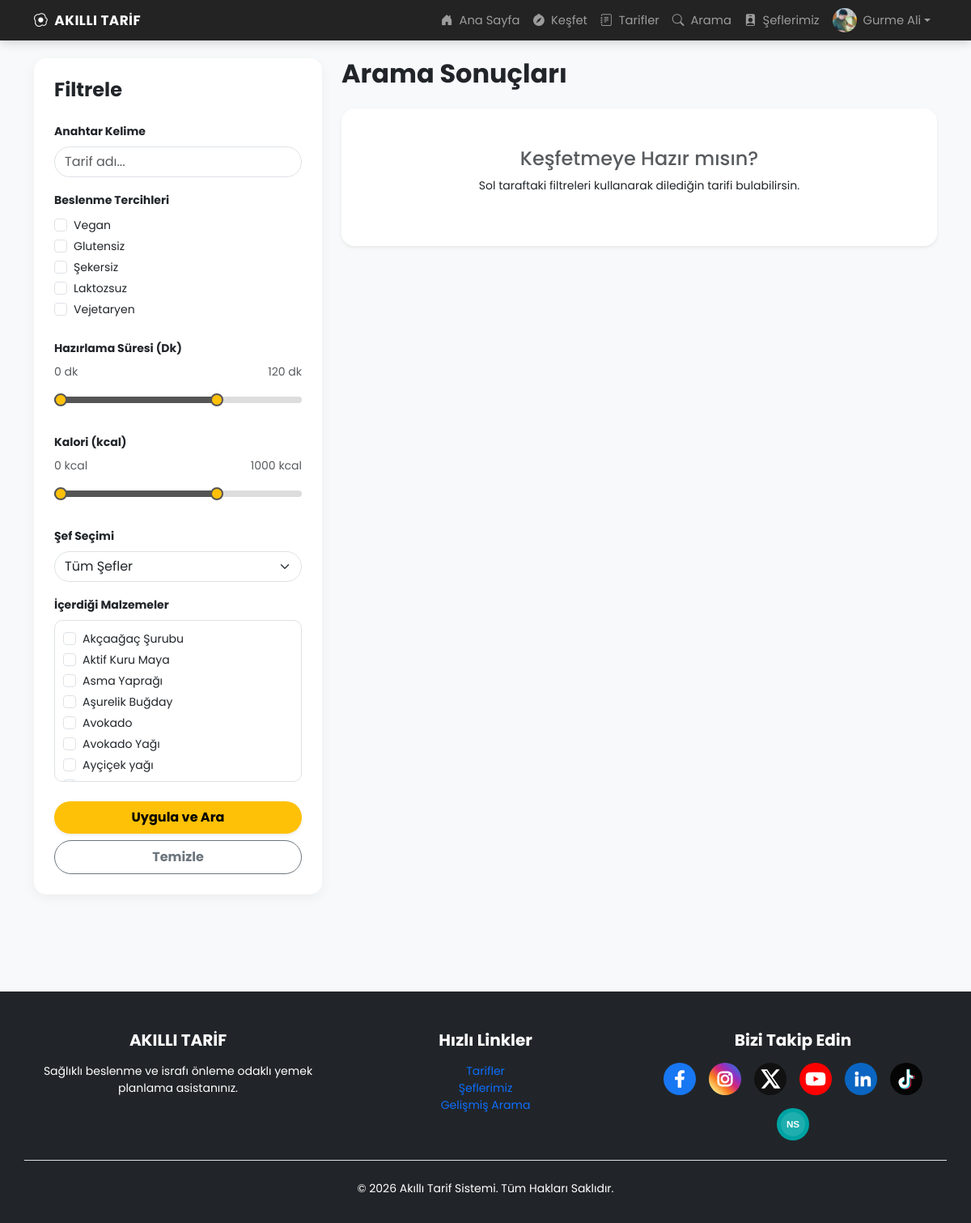
Screenshot of /advanced-search.php (signed in) with the database file from the repository.
### tables this page shows
CREATE TABLE IF NOT EXISTS `users` (
  `user_id` int(11) NOT NULL AUTO_INCREMENT,
  `username` varchar(50) NOT NULL,
  `email` varchar(100) NOT NULL,
  `password` varchar(255) NOT NULL,
  `role` enum('admin','chef','user') DEFAULT 'user',
  `daily_calorie_target` int(11) DEFAULT 2000,
  `created_at` timestamp NULL DEFAULT current_timestamp(),
  `is_active` smallint(6) DEFAULT 0,
  `activation_code` varchar(50) DEFAULT NULL,
  `activation_expiry` datetime DEFAULT NULL,
  `requested_role` varchar(20) DEFAULT 'user',
  `reset_code` varchar(10) DEFAULT NULL,
  `reset_expiry` datetime DEFAULT NULL,
  `profile_image` varchar(255) DEFAULT NULL,
  `chef_document` varchar(255) DEFAULT NULL,
  PRIMARY KEY (`user_id`),
  UNIQUE KEY `username` (`username`),
  UNIQUE KEY `email` (`email`)
);

CREATE TABLE IF NOT EXISTS `ingredients` (
  `ingredient_id` int(11) NOT NULL AUTO_INCREMENT,
  `ingredient_name` varchar(100) NOT NULL,
  `unit` varchar(20) DEFAULT NULL,
  `category` varchar(50) DEFAULT NULL,
  PRIMARY KEY (`ingredient_id`),
  UNIQUE KEY `ingredient_name` (`ingredient_name`)
);

### functions/auth.php (called while the page is built, shortened)
<?php
function isLoggedIn(): bool
{
    return isset($_SESSION['user_id']);
}

### functions/ingredients.php (called while the page is built, shortened)
<?php
function getIngredientOptions(PDO $db): array
{
    return $db->query(
        "SELECT ingredient_id, ingredient_name, unit, category FROM ingredients ORDER BY ingredient_name"
    )->fetchAll();
}

### advanced-search.php (the view, shortened to what this page needs)
<?php
require_once 'functions/auth.php';
require_once 'functions/ingredients.php';
$ingredient_options = getIngredientOptions($db);
$filters = [
    'q' => $_GET['q'] ?? '',
    'is_vegan' => isset($_GET['is_vegan']),
    'is_gluten_free' => isset($_GET['is_gluten_free']),
    'is_sugar_free' => isset($_GET['is_sugar_free']),
    'is_lactose_free' => isset($_GET['is_lactose_free']),
    'is_vegetarian' => isset($_GET['is_vegetarian']),
    'min_time' => $_GET['min_time'] ?? 0,
    'max_time' => $_GET['max_time'] ?? 120,
    'min_calories' => $_GET['min_calories'] ?? 0,
    'max_calories' => $_GET['max_calories'] ?? 1000,
    'chef_id' => $_GET['chef_id'] ?? '',
    'ingredients' => $_GET['ingredients'] ?? []
];
$page = isset($_GET['page']) && (int)$_GET['page'] > 0 ? (int)$_GET['page'] : 1;
$results = [];
$total_pages = 0;
$is_searched = !empty($_GET);
?>
<!DOCTYPE html>
<html lang="tr">
<head>
    <link href="css/bootstrap.min.css" rel="stylesheet">
    <link rel="stylesheet" href="css/styles.css">
</head>
<body class="bg-light">
    <header>
        <?php require_once 'functions/header.php'; ?>
    </header>
    <main class="container py-5 mt-4">
        <div class="row">
            <div class="col-lg-4">
                <div class="filter-section mb-4">
                    <h4 class="fw-bold mb-4">Filtrele</h4>
                    <form action="advanced-search.php" method="GET">
                        <div class="mb-3">
                            <label class="form-label small fw-bold">Anahtar Kelime</label>
                            <input type="text" name="q" class="form-control rounded-pill" value="<?php echo htmlspecialchars($filters['q']); ?>" placeholder="Tarif adı...">
                        </div>
                        <div class="mb-4">
                            <label class="form-label small fw-bold">Beslenme Tercihleri</label>
                            <div class="form-check">
                                <input class="form-check-input" type="checkbox" name="is_vegan" id="vegan" <?php echo $filters['is_vegan'] ? 'checked' : ''; ?>>
                                <label class="form-check-label small" for="vegan">Vegan</label>
                            </div>
                            <div class="form-check">
                                <input class="form-check-input" type="checkbox" name="is_gluten_free" id="gluten" <?php echo $filters['is_gluten_free'] ? 'checked' : ''; ?>>
                                <label class="form-check-label small" for="gluten">Glutensiz</label>
                            </div>
                            <div class="form-check">
                                <input class="form-check-input" type="checkbox" name="is_sugar_free" id="sugar" <?php echo $filters['is_sugar_free'] ? 'checked' : ''; ?>>
                                <label class="form-check-label small" for="sugar">Şekersiz</label>
                            </div>
                            <div class="form-check">
                                <input class="form-check-input" type="checkbox" name="is_lactose_free" id="lactose" <?php echo $filters['is_lactose_free'] ? 'checked' : ''; ?>>
                                <label class="form-check-label small" for="lactose">Laktozsuz</label>
                            </div>
                            <div class="form-check">
                                <input class="form-check-input" type="checkbox" name="is_vegetarian" id="vegetarian" <?php echo $filters['is_vegetarian'] ? 'checked' : ''; ?>>
                                <label class="form-check-label small" for="vegetarian">Vejetaryen</label>
                            </div>
                        </div>
                        <div class="mb-4">
                            <label class="form-label small fw-bold">Hazırlama Süresi (Dk)</label>
                            <div class="d-flex justify-content-between mb-2 small text-muted">
                                <span id="minTimeDisplay"><?php echo $filters['min_time']; ?> dk</span>
                                <span id="maxTimeDisplay"><?php echo $filters['max_time']; ?> dk</span>
                            </div>
                            <div class="dual-range">
                                <div class="slider-track" id="timeTrack"></div>
                                <input type="range" name="min_time" class="form-range" min="0" max="180" step="5" value="<?php echo $filters['min_time']; ?>" id="minTimeRange">
                                <input type="range" name="max_time" class="form-range" min="0" max="180" step="5" value="<?php echo $filters['max_time']; ?>" id="maxTimeRange">
                            </div>
                        </div>
                        <div class="mb-4">
                            <label class="form-label small fw-bold">Kalori (kcal)</label>
                            <div class="d-flex justify-content-between mb-2 small text-muted">
                                <span id="minCalDisplay"><?php echo $filters['min_calories']; ?> kcal</span>
                                <span id="maxCalDisplay"><?php echo $filters['max_calories']; ?> kcal</span>
                            </div>
                            <div class="dual-range">
                                <div class="slider-track" id="calTrack"></div>
                                <input type="range" name="min_calories" class="form-range" min="0" max="1500" step="50" value="<?php echo $filters['min_calories']; ?>" id="minCalRange">
                                <input type="range" name="max_calories" class="form-range" min="0" max="1500" step="50" value="<?php echo $filters['max_calories']; ?>" id="maxCalRange">
                            </div>
                        </div>
                        <div class="mb-3">
                            <label class="form-label small fw-bold">Şef Seçimi</label>
                            <select name="chef_id" class="form-select rounded-pill">
                                <option value="">Tüm Şefler</option>
                            </select>
                        </div>
                        <div class="mb-4">
                            <label class="form-label small fw-bold">İçerdiği Malzemeler</label>
                            <div class="ingredient-list-container">
                                <?php foreach ($ingredient_options as $opt): ?>
                                    <div class="form-check">
                                        <input class="form-check-input" type="checkbox" name="ingredients[]" value="<?php echo $opt['ingredient_id']; ?>" id="ing_<?php echo $opt['ingredient_id']; ?>" <?php echo in_array($opt['ingredient_id'], $filters['ingredients']) ? 'checked' : ''; ?>>
                                        <label class="form-check-label small" for="ing_<?php echo $opt['ingredient_id']; ?>">
                                            <?php echo htmlspecialchars($opt['ingredient_name']); ?>
                                        </label>
                                    </div>
                                <?php endforeach; ?>
                            </div>
                        </div>
                        <button type="submit" class="btn btn-warning w-100 rounded-pill fw-bold py-2 shadow-sm">Uygula ve Ara</button>
                        <a href="advanced-search.php" class="btn btn-outline-secondary w-100 rounded-pill fw-bold py-2 mt-2">Temizle</a>
                    </form>
                </div>
            </div>
            <div class="col-lg-8">
                <div class="d-flex justify-content-between align-items-center mb-4">
                    <h2 class="fw-bold mb-0">Arama Sonuçları</h2>
                </div>
                <?php
                if ($is_searched) {
                    if (count($results) > 0) {
                        render_recipe_cards($results);
                        if ($total_pages > 1) {
                            echo '<nav class="mt-5"><ul class="pagination justify-content-center">';
                            $prev_disabled = $page <= 1 ? 'disabled' : '';
                            echo '<li class="page-item ' . $prev_disabled . '">
                                    <a class="page-link rounded-start-pill px-3" href="?' . buildQuery(['page' => $page - 1]) . '">Geri</a>
                                  </li>';
                            for ($i = 1; $i <= $total_pages; $i++) {
                                $active = $page === $i ? 'active' : '';
                                echo '<li class="page-item ' . $active . '">
                                        <a class="page-link" href="?' . buildQuery(['page' => $i]) . '">' . $i . '</a>
                                      </li>';
                            }
                            $next_disabled = $page >= $total_pages ? 'disabled' : '';
                            echo '<li class="page-item ' . $next_disabled . '">
                                    <a class="page-link rounded-end-pill px-3" href="?' . buildQuery(['page' => $page + 1]) . '">İleri</a>
                                  </li>';
                            echo '</ul></nav>';
                        }
                    } else {
                        echo '
                        <div class="text-center py-5 bg-white rounded-4 shadow-sm">
                            <h4 class="text-muted">Eşleşen tarif bulunamadı.</h4>
                            <p class="small">Lütfen filtreleri değiştirerek tekrar deneyin.</p>
                        </div>';
                    }
                } else {
                    echo '
                    <div class="text-center py-5 bg-white rounded-4 shadow-sm">
                        <h4 class="text-muted">Keşfetmeye Hazır mısın?</h4>
                        <p class="small">Sol taraftaki filtreleri kullanarak dilediğin tarifi bulabilirsin.</p>
                    </div>';
                }
                ?>
            </div>
        </div>
    </main>
<?php require_once 'functions/footer.php'; ?>
</body>
</html>

### functions/header.php (shortened to what this page needs)
<?php
    require_once 'functions/auth.php';
    $is_logged_in = isLoggedIn();
?>
<link rel="stylesheet" href="https://cdn.jsdelivr.net/npm/bootstrap-icons@1.11.1/font/bootstrap-icons.css">
<nav class="navbar navbar-expand-lg navbar-dark bg-transparent p-3 site-navbar">
            <div class="container">
                <a class="navbar-brand fw-bold" href="index.php"><i class="bi bi-egg-fried me-1"></i> AKILLI TARİF</a>
                <div class="collapse navbar-collapse" id="mainNav">
                    <ul class="navbar-nav ms-auto align-items-center">
                        <li class="nav-item"><a class="nav-link" href="index.php"><i class="bi bi-house-door-fill me-1"></i> Ana Sayfa </a></li>
                        <li class="nav-item"><a class="nav-link" href="explore.php"><i class="bi bi-compass-fill me-1"></i> Keşfet </a></li>
                        <li class="nav-item"><a class="nav-link" href="all-recipes.php"><i class="bi bi-journal-text me-1"></i> Tarifler </a></li>
                        <li class="nav-item"><a class="nav-link" href="advanced-search.php"><i class="bi bi-search me-1"></i> Arama </a></li>
                        <li class="nav-item"><a class="nav-link" href="chefs.php"><i class="bi bi-person-badge-fill me-1"></i> Şeflerimiz </a></li>
                        <?php if ($is_logged_in): ?>
                            <li class="nav-item dropdown">
                                <a class="nav-link dropdown-toggle d-flex align-items-center" href="#" id="userDrop" role="button" data-bs-toggle="dropdown">
                                    <?php
                                    $stmt = $db->prepare("SELECT profile_image FROM users WHERE user_id = ?");
                                    $stmt->execute([$_SESSION['user_id']]);
                                    $header_p_img = $stmt->fetchColumn();
                                    if ($header_p_img): ?>
                                        <img src="img/profiles/<?php echo $header_p_img; ?>" class="rounded-circle me-2" style="width: 30px; height: 30px; object-fit: cover;">
                                    <?php else: ?>
                                        <div class="bg-warning text-white rounded-circle me-2 d-inline-flex align-items-center justify-content-center" style="width: 30px; height: 30px; font-size: 0.8rem; font-weight: bold;">
                                            <?php echo strtoupper(substr($_SESSION['username'], 0, 1)); ?>
                                        </div>
                                    <?php endif; ?>
                                    <?php echo htmlspecialchars($_SESSION['username']); ?>
                                </a>
                            </li>
                        <?php else: ?>
                            <li class="nav-item">
                                <a href="auth.php" class="btn btn-warning text-dark fw-bold ms-lg-3"><i class="bi bi-box-arrow-in-right me-1"></i> Giriş / Kaydol</a>
                            </li>
                        <?php endif; ?>
                    </ul>
                </div>
            </div>
        </nav>

### css/styles.css (style rules this page uses)
body { font-family: 'Poppins', sans-serif; background-color: #fcfcfc; }
.navbar-brand { font-size: 1.5rem; letter-spacing: 1px; }
.dual-range { --slider-track-height: 8px; --slider-track-color: #ddd; --slider-active-color: #555; height: 32px; position: relative; }
.dual-range .slider-track { width: 100%; height: var(--slider-track-height); background: var(--slider-track-color); position: absolute; top: 50%; left: 0; z-index: 1; transform: translateY(-50%); border-radius: 999px; }
.dual-range .form-range { width: 100%; margin: 0; background: transparent; pointer-events: none; position: absolute; top: 50%; left: 0; z-index: 2; transform: translateY(-50%); }
.site-navbar { position: fixed; top: 0; right: 0; left: 0; z-index: 1030; padding-top: 0.25rem !important; padding-bottom: 0.25rem !important; background: rgba(22, 22, 22, 0.94) !important; box-shadow: 0 2px 12px rgba(0, 0, 0, 0.18); backdrop-filter: blur(10px); }
.site-navbar .container { min-height: 42px; }
.site-navbar .navbar-brand { font-size: 1.05rem; line-height: 1; letter-spacing: 0.5px; padding-top: 0.15rem; padding-bottom: 0.15rem; }
.site-navbar .nav-link { font-size: 0.92rem; padding-top: 0.35rem; padding-bottom: 0.35rem; }
.btn-warning { background-color: #ffc107; border: none; font-weight: 600; }

### advanced-search.php (style rules this page uses)
body { background-image: url('img/bg/pure.png'); background-attachment: fixed; background-size: cover; background-position: center; background-repeat: no-repeat; min-height: 100vh; }
.filter-section { background-color: #fff; border-radius: 15px; padding: 25px; box-shadow: 0 4px 15px rgba(0,0,0,0.05); }
.ingredient-list-container { max-height: 200px; overflow-y: auto; border: 1px solid #dee2e6; padding: 10px; border-radius: 10px; }

### rows the page displays
users: profile_image (picture)
ingredients: ingredient_name "Akçaağaç Şurubu"
ingredients: ingredient_name "Aktif Kuru Maya"
ingredients: ingredient_name "Asma Yaprağı"
ingredients: ingredient_name "Aşurelik Buğday"
ingredients: ingredient_name "Avokado"
ingredients: ingredient_name "Avokado Yağı"
ingredients: ingredient_name "Ayçiçek yağı"

### other values shown
$_SESSION['username'] "Gurme Ali"
